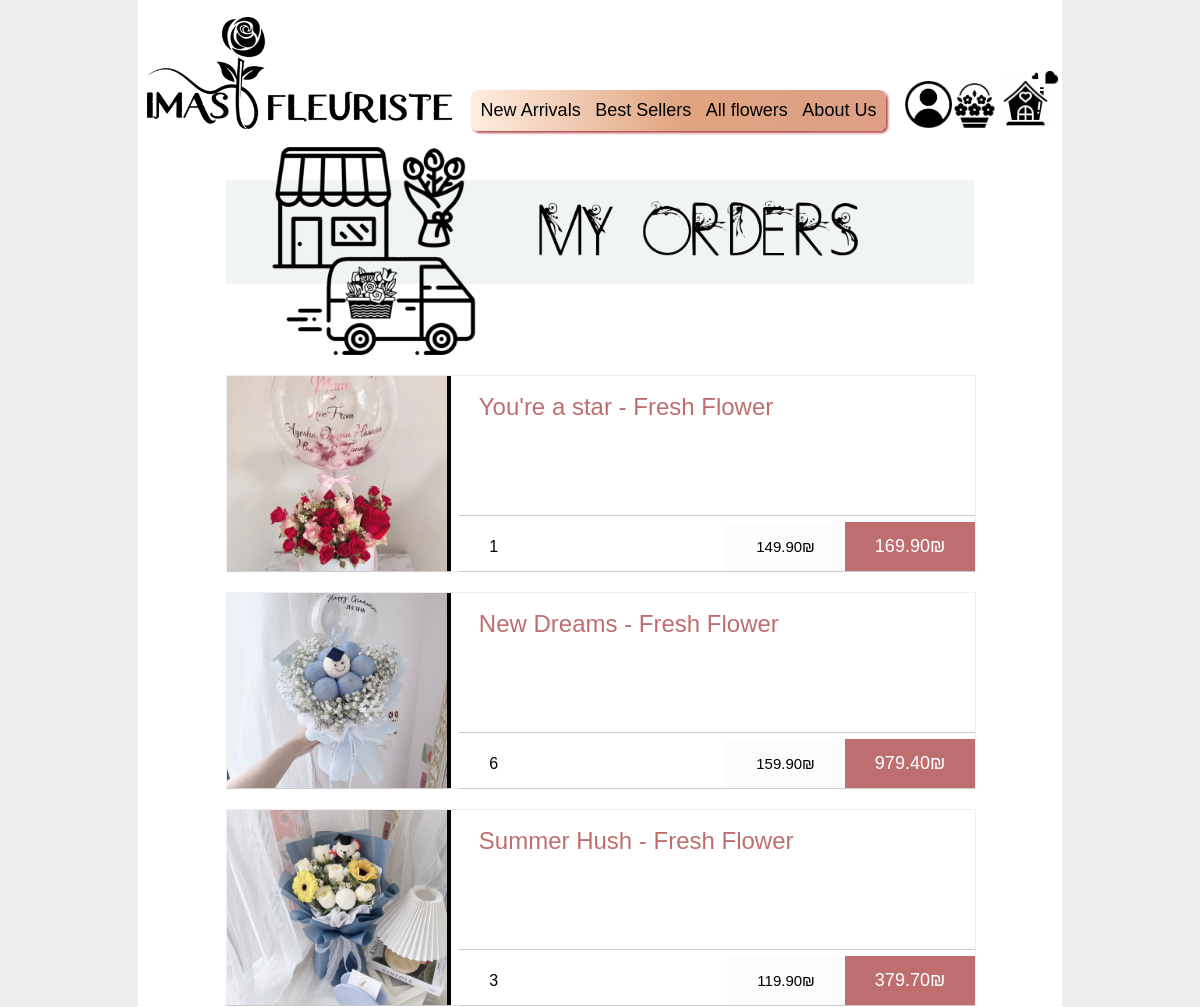
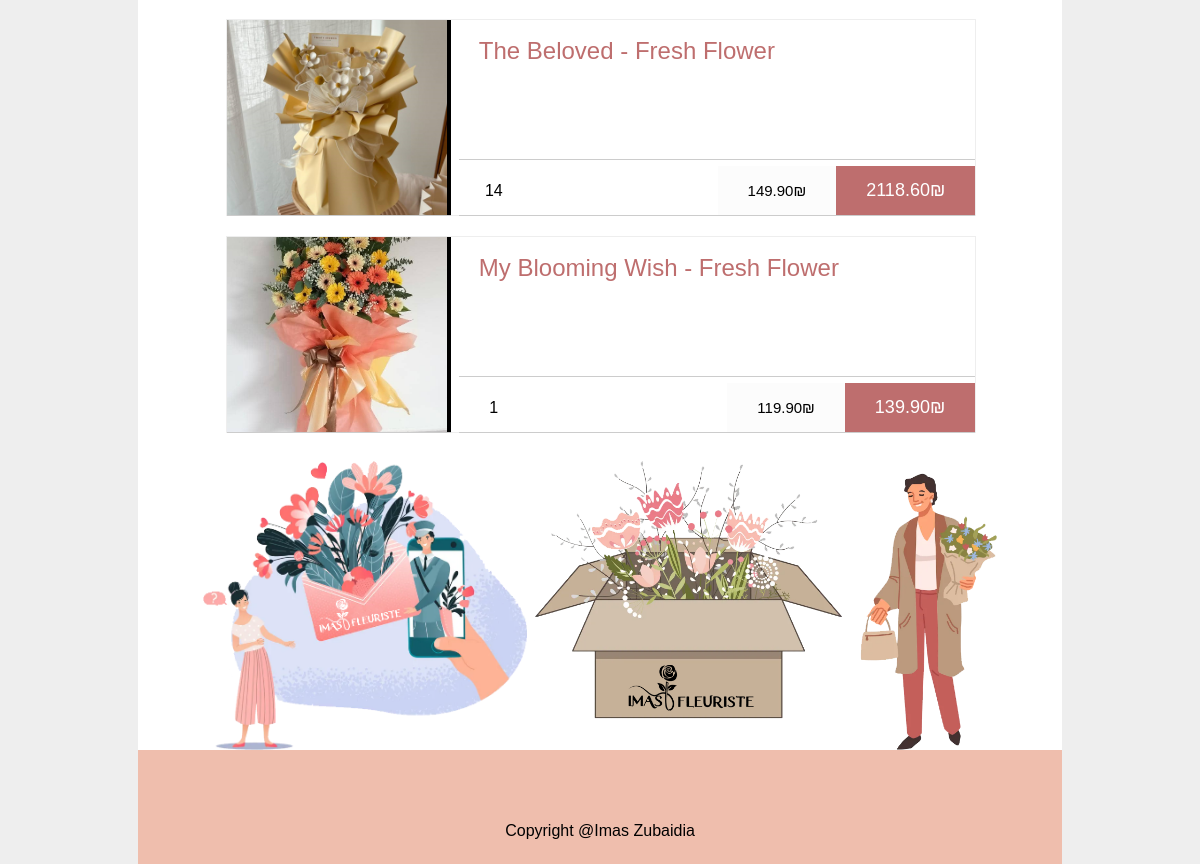
Screenshot of /my_orders_list (signed in) with the database file from the repository (2 pictures, top to bottom).
### dashboard_app/models.py (models this page shows)
class Order(models.Model):
    user_profile = models.ForeignKey(UserProfile, on_delete=models.SET_NULL,null=True, blank=True,related_name='orders')
    address = models.CharField(max_length=250, null=False, blank=False)
    delivery_date = models.DateTimeField(auto_now_add=True)
    delivery_cost = models.DecimalField(max_digits=6, decimal_places=2,null=False, default=0)
    order_total = models.DecimalField(max_digits=10,decimal_places=2, null=False, default=0)
    quantity = models.IntegerField()
    product = models.ForeignKey(BouquetInventory, on_delete=models.SET_NULL,null=True, blank=True,related_name='orders')
    is_gift_wrapping = models.BooleanField(blank=True)
    receiver_name = models.CharField(max_length=45)
    additional_notes = models.CharField(max_length=300)
    created_at = models.DateTimeField(auto_now_add=True)
    updated_at = models.DateTimeField(auto_now=True)
    objects = OrderManager()

class BouquetInventory(models.Model):
    name = models.CharField(max_length=100)
    category = models.CharField(max_length=45)
    price = models.DecimalField(max_digits=6, decimal_places=2)
    unit = models.CharField(max_length=30, null=False, blank=True)
    product_image = models.URLField(max_length=1024, null=False, blank=True)
    in_stock = models.CharField(max_length=30, null=False, blank=True)
    sold_items = models.CharField(max_length=30, null=False, blank=True)
    discount = models.FloatField(default=0)
    created_at = models.DateTimeField(auto_now_add=True)
    updated_at = models.DateTimeField(auto_now=True)

### dashboard_app/views.py (the view)
# urls.py: path('my_orders_list', views.my_orders_list),
def my_orders_list(request):
    if("email" not in request.session):
         messages.error(request,"Please login first to be able to see your orders list")
         return render (request, 'my_orders.html')
    else:
        user_signed =request.session['email']
        user = UserProfile.objects.filter(email= user_signed)
        context = {
        "orders_list" : Order.objects.filter(user_profile=user[0])
        }
        return render (request, 'my_orders.html',context)

### dashboard_app/templates/my_orders.html (shortened to what this page needs)
<!DOCTYPE html>
<html lang="en">
  <head>
    {% load static %}
    <link rel="stylesheet" type="text/css" href="{% static 'css\my_orders.css'%}">
  </head>
  <body>
    <div id="container">
      <header>
        <img class="logo" src="{% static 'Images\common_imgs\logo.png'%}" alt="logo">
        <nav>
			<ul>
				<li> <a href="new_arrivals"> New Arrivals</a></li>
				<li><a href="top_ten"> Best Sellers</a></li>
				<li><a href="all_flowers"> All flowers</a></li>
				<li> <a href="about_us"> About Us</a></li>
			</ul>
		</nav>
        <div class="icons">
        <a  href="/recognize_me/login"><img class="profile-icon" src="{% static 'Images\common_imgs\profile-icon.png'%}" alt="profile-icon"></a>
        <a href="/my_orders_list"><img class="orders-basket-icon" src="{% static 'Images\common_imgs\orders-basket-icon.png'%}" alt="orders-basket-icon"></a>
        <a href="/"><img class="home" src="{% static 'Images\common_imgs\home.png'%}" alt="home"></a>
        </div>
    </header>
    <img class="banner" src="{% static 'Images\common_imgs\my_orders_list_banner.png'%}" alt="my_cart">
    {% for order in orders_list %}
	<div class="container">
		<section id="cart">
			<article class="product">
				<header>
					<a class="remove">
						<img src="{{ order.product.product_image }}"   alt="{{order.product.name}}" style="width:100%">
					</a>
				</header>
				<div class="content">
					<h1>{{order.product.name}}</h1>
				</div>
				<footer class="content">
					<span class="qt">{{ order.quantity }}</span>
					<h2 class="full-price">
						{{ order.order_total }}₪
					</h2>
					<h2 class="price">
						{{ order.product.price}}₪
					</h2>
				</footer>
			</article>
		</section>
	</div>
	{% endfor %}
	<div class="footer_images">
        <img class="right-footer" src="{% static 'Images\homepage\right-footer-part.png'%}" alt="right-footer-part">
        <img class="left-footer" src="{% static 'Images\homepage\left-footer-part.png'%}" alt="left-footer-part">
    </div>
	</div>
    <div class="footer_bar">
      <p>Copyright @Imas Zubaidia</p>
    </div>
  </body>
</html>

### dashboard_app/static/css/my_orders.css (style rules this page uses)
body { background-color: #ffeddf; }
* { font-family: Arial, Helvetica, sans-serif; }
nav ul { background: linear-gradient(90deg, #ffeddf 0%, #e1a581 50%, #dd9e85 100%); color: #4b1002; padding: 10px; border-radius: 7px; box-shadow: #b5494d 1.95px 1.95px 2.6px; display: flex; justify-content: space-between; list-style-type: none; }
nav li { font-size: 1.5vw; }
header { display: flex; align-items: center; gap: 2%; }
.logo { width: 33%; height: 33%; margin-left: 1%; }
nav { text-align: center; width: 45%; margin-top: 8%; }
.home { width: 112%; height: auto; }
.profile-icon { width: 400%; height: auto; }
.orders-basket-icon { width: 400%; height: auto; }
.icons { display: flex; width: 16%; align-items: baseline; margin-top: 6%; gap: 25%; }
.footer_images { display: flex; margin-top: 3%; justify-content: center; }
.left-footer { width: 50%; }
.footer_bar p { background-color: #efbead; width: 77%; margin: auto; height: 30%; padding-top: 6%; text-align: -webkit-center; padding-bottom: 2%; }
#container { width: 77%; background-color: #ffffff; margin: auto; }
.banner { width: 100%; height: auto; margin: auto; width: 81%; display: flex }
body { background: #eee; margin: 0; padding: 0; overflow-x: hidden; }
a { color: #000; text-decoration: none; -webkit-transition: color .2s linear; -moz-transition: color .2s linear; -ms-transition: color .2s linear; -o-transition: color .2s linear; transition: color .2s linear; }
.container { font-family: 'Open Sans', sans-serif; margin: 0 auto; width: 81%; }
#cart { width: 100%; }
#cart h1 { font-weight: 300; }
#cart a { color: #53b5aa; text-decoration: none; -webkit-transition: color .2s linear; -moz-transition: color .2s linear; -ms-transition: color .2s linear; -o-transition: color .2s linear; transition: color .2s linear; }
.product { border: 1px solid #eee; margin: 20px 0; width: 100%; height: 195px; position: relative; -webkit-transition: margin .2s linear, opacity .2s linear; -moz-transition: margin .2s linear, opacity .2s linear; -ms-transition: margin .2s linear, opacity .2s linear; -o-transition: margin .2s linear, opacity .2s linear; transition: margin .2s linear, opacity .2s linear; }
.product img { width: 100%; height: 100%; }
.product header, .product .content { background-color: #fff; border: 1px solid #ccc; border-style: none none solid none; float: left; }
.product header { background: #000; margin: 0 1% 20px 0; overflow: hidden; padding: 0; position: relative; width: 30%; height: 195px; }
.remove { cursor: pointer; }
.product .content { box-sizing: border-box; -moz-box-sizing: border-box; height: 140px; padding: 0 20px; width: 69%; }
.product h1 { color: #be6e6e; font-size: 2vw; font-weight: 300; margin: 17px 0 20px 0; }
.product footer.content { height: 50px; margin: 6px 0 0 0; padding: 0; }
.product footer .price { background: #fcfcfc; color: #000; float: right; font-size: 15px; font-weight: 300; line-height: 49px; margin: 0; padding: 0 30px; }
.product footer .full-price { background: #be6e6e; color: #fff; float: right; font-size: 1.5vw; font-weight: 300; line-height: 49px; margin: 0; padding: 0 30px; -webkit-transition: margin .15s linear; -moz-transition: margin .15s linear; -ms-transition: margin .15s linear; -o-transition: margin .15s linear; transition: margin .15s linear; }
.qt, .qt-plus, .qt-minus { display: block; float: left; }
.qt { font-size: 1.vw; line-height: 50px; width: 70px; text-align: center; }
.footer_images { display: flex; margin-top: 3%; justify-content: center; width: 100%; height: auto; }
.right-footer { width: 36%; height: auto; }

### rows the page displays
Order: shows a picture, product.name "You're a star - Fresh Flower", quantity "1", order_total "169.90", product.price "149.90"
Order: shows a picture, product.name "New Dreams - Fresh Flower", quantity "6", order_total "979.40", product.price "159.90"
Order: shows a picture, product.name "Summer Hush - Fresh Flower", quantity "3", order_total "379.70", product.price "119.90"
Order: shows a picture, product.name "The Beloved - Fresh Flower", quantity "14", order_total "2118.60", product.price "149.90"
Order: shows a picture, product.name "My Blooming Wish - Fresh Flower", quantity "1", order_total "139.90", product.price "119.90"
